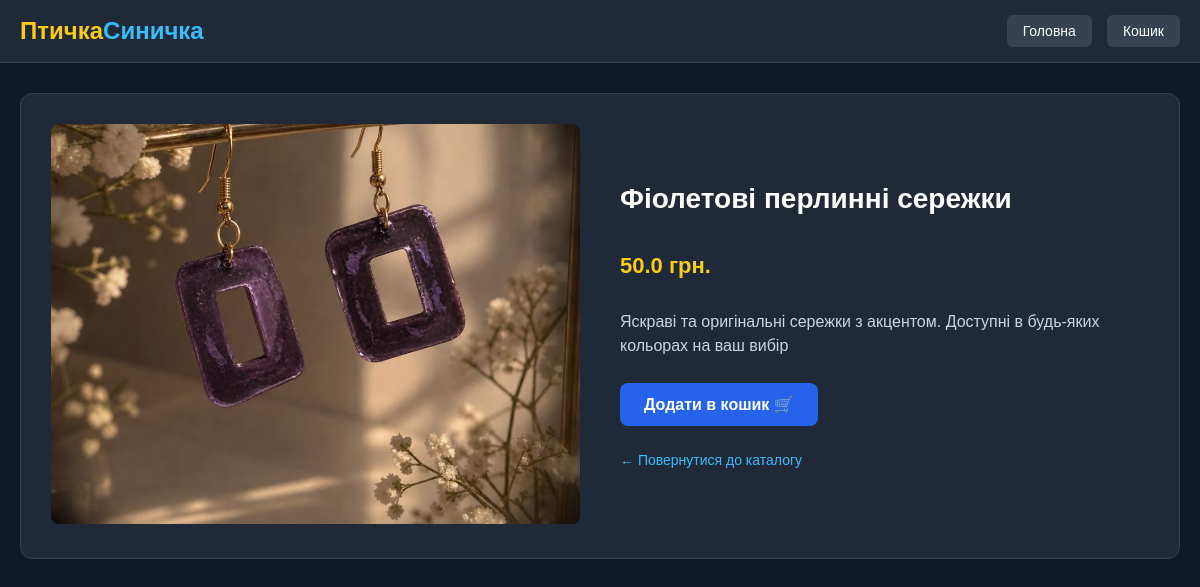
The app's page /product/4 with its own data.
### tables this page shows
CREATE TABLE products (
            id INTEGER PRIMARY KEY AUTOINCREMENT,
            title TEXT NOT NULL,
            category TEXT NOT NULL,
            price REAL NOT NULL,
            old_price REAL,
            image TEXT NOT NULL,
            description TEXT
        );

### app.py (the view)
@app.route('/product/<int:product_id>')
def product_detail(product_id):
    conn = get_db_connection()
    product = conn.execute('SELECT * FROM products WHERE id = ?', (product_id,)).fetchone()
    conn.close()
    if not product:
        return "Товар не найден", 404
    cart = session.get('cart', {})
    cart_count = sum(cart.values())
    return render_template('product_detail.html', product=product, cart_count=cart_count)

### app.py (called while the page is built)
def get_db_connection():
    conn = sqlite3.connect('database.db')
    conn.row_factory = sqlite3.Row
    return conn

### templates/product_detail.html
{% extends "base.html" %}
{% block content %}
<div class="product-detail-container" style="display: flex; gap: 40px; margin-top: 30px; background: #1f2937; padding: 30px; border-radius: 12px; border: 1px solid #374151;">
    <div style="flex: 1;">
        <img src="{{ url_for('static', filename='uploads/' + product.image) }}" alt="{{ product.title }}" style="width: 100%; max-height: 400px; object-fit: cover; border-radius: 8px;">
    </div>
    <div style="flex: 1; display: flex; flex-direction: column; justify-content: center;">
        <h2 style="color: white; margin-top: 0; font-size: 28px;">{{ product.title }}</h2>
        <p style="font-size: 22px; color: #facc15; font-weight: bold; margin: 15px 0;">{{ product.price }} грн.</p>
        <p style="color: #cbd5e1; font-size: 16px; line-height: 1.5; margin-bottom: 25px;">{{ product.description }}</p>
        <form action="{{ url_for('add_to_cart', product_id=product.id) }}" method="POST">
            <button type="submit" class="btn-primary" style="padding: 12px 24px; font-size: 16px; cursor: pointer; border: none; border-radius: 8px; background: #2563eb; color: white; font-weight: bold;">Додати в кошик 🛒</button>
        </form>
        <div style="margin-top: 25px;">
            <a href="{{ url_for('index') }}" style="color: #38bdf8; text-decoration: none; font-size: 14px;">← Повернутися до каталогу</a>
        </div>
    </div>
</div>
{% endblock %}

### static/css/style.css (style rules this page uses)
body { background-color: #111827; color: #f3f4f6; font-family: Arial, sans-serif; margin: 0; padding: 0; }
.btn-primary { background: #2563eb; color: white; padding: 12px 20px; border-radius: 8px; text-decoration: none; font-weight: bold; border: none; cursor: pointer; display: inline-block; transition: background 0.2s; }

### records on screen
products: image (picture), title "Фіолетові перлинні сережки", price "50.0", description "Яскраві та оригінальні сережки з акцентом. Доступні в будь-яких кольорах на ваш вибір"
